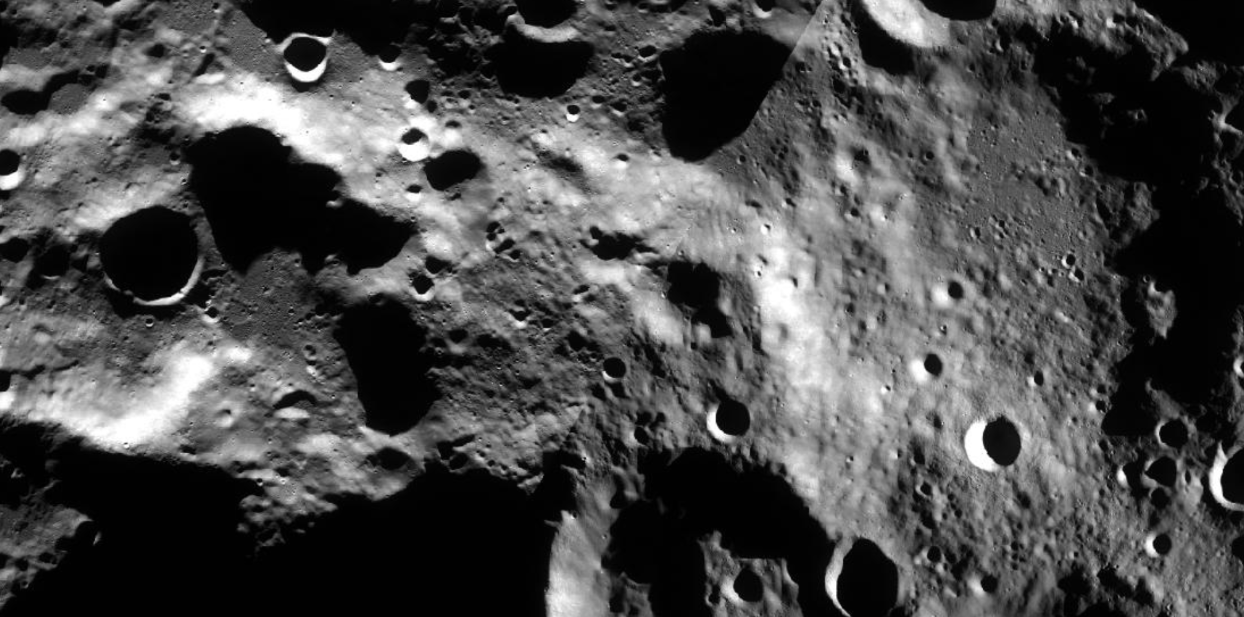
#> input picture data/raw/lunar_reference/LRO/quickmap-lroc.png, 1244 x 617 px
$ python -i structure_representation.py   (imports and definitions only)   (older library calls are emulated)
#> lines starting #> are read from the running program, lines starting #| are printed output that depends on the picture
### src/structure/gradients.py
"""Gradient computation module for lunar image structural analysis.

Provides functions to compute Sobel directional gradients (Gx, Gy),
gradient magnitude, and gradient orientation fields for lunar terrain imagery.
"""

from typing import Dict, Tuple, Union
import cv2
import numpy as np


def validate_grayscale(image: np.ndarray) -> np.ndarray:
    """Validate and convert input image to a standard single-channel 2D uint8/float32 array.

    Args:
        image: Input image array (2D grayscale or 3D BGR/RGB).

    Returns:
        np.ndarray: 2D single-channel grayscale image.

    Raises:
        ValueError: If input is None, empty, or has unsupported dimensions.
        TypeError: If input is not a numpy ndarray.
    """
    if not isinstance(image, np.ndarray):
        raise TypeError(f"Expected image to be numpy.ndarray, got {type(image).__name__}")

    if image.size == 0:
        raise ValueError("Input image is empty.")

    if image.ndim == 3:
        if image.shape[2] == 3:
            image = cv2.cvtColor(image, cv2.COLOR_BGR2GRAY)
        elif image.shape[2] == 4:
            image = cv2.cvtColor(image, cv2.COLOR_BGRA2GRAY)
        elif image.shape[2] == 1:
            image = image.squeeze(axis=2)
        else:
            raise ValueError(f"Unsupported number of channels: {image.shape[2]}")
    elif image.ndim != 2:
        raise ValueError(f"Expected 2D or 3D image, got array with {image.ndim} dimensions.")

    return image


def compute_gradients(
    image: np.ndarray,
    ksize: int = 3,
    dtype: int = cv2.CV_64F,
) -> Tuple[np.ndarray, np.ndarray]:
    """Compute directional Sobel gradients in X and Y directions.

    Args:
        image: Input 2D grayscale image.
        ksize: Size of the extended Sobel kernel; must be 1, 3, 5, or 7.
        dtype: Output image depth (default cv2.CV_64F to prevent clipping).

    Returns:
        Tuple[np.ndarray, np.ndarray]: (gx, gy) gradient matrices.
    """
    gray = validate_grayscale(image)
    if ksize not in (1, 3, 5, 7):
        raise ValueError(f"Sobel ksize must be 1, 3, 5, or 7, got {ksize}")

    gx = cv2.Sobel(gray, dtype, 1, 0, ksize=ksize)
    gy = cv2.Sobel(gray, dtype, 0, 1, ksize=ksize)
    return gx, gy


def compute_gradient_magnitude(
    gx: np.ndarray,
    gy: np.ndarray,
    normalize: bool = True,
) -> np.ndarray:
    """Compute gradient magnitude from Sobel X and Y gradients.

    Args:
        gx: Sobel gradient in X direction.
        gy: Sobel gradient in Y direction.
        normalize: If True, normalizes output to [0, 255] uint8.
                   If False, returns raw float magnitude.

    Returns:
        np.ndarray: Gradient magnitude array.
    """
    if gx.shape != gy.shape:
        raise ValueError(f"Shape mismatch between gx {gx.shape} and gy {gy.shape}")

    magnitude = cv2.magnitude(gx.astype(np.float64), gy.astype(np.float64))

    if normalize:
        max_val = np.max(magnitude)
        if max_val > 1e-8:
            norm_mag = (magnitude / max_val * 255.0).astype(np.uint8)
        else:
            norm_mag = np.zeros_like(magnitude, dtype=np.uint8)
        return norm_mag

    return magnitude


def compute_gradient_orientation(
    gx: np.ndarray,
    gy: np.ndarray,
    in_degrees: bool = True,
) -> np.ndarray:
    """Compute gradient orientation angle from Sobel X and Y gradients.

    Args:
        gx: Sobel gradient in X direction.
        gy: Sobel gradient in Y direction.
        in_degrees: If True, returns angles in [0, 360) degrees.
                    If False, returns angles in [-pi, pi] radians.

    Returns:
        np.ndarray: Gradient orientation array.
    """
    if gx.shape != gy.shape:
        raise ValueError(f"Shape mismatch between gx {gx.shape} and gy {gy.shape}")

    if in_degrees:
        orientation = cv2.phase(gx.astype(np.float64), gy.astype(np.float64), angleInDegrees=True)
    else:
        orientation = np.arctan2(gy.astype(np.float64), gx.astype(np.float64))

    return orientation


def compute_gradient_field(
    image: np.ndarray,
    ksize: int = 3,
    normalize_magnitude: bool = True,
) -> Dict[str, np.ndarray]:
    """Compute complete gradient field representation (gx, gy, magnitude, orientation).

    Args:
        image: Input 2D grayscale image.
        ksize: Size of the Sobel kernel (1, 3, 5, or 7).
        normalize_magnitude: Whether to normalize magnitude to [0, 255] uint8.

    Returns:
        Dict[str, np.ndarray]: Dictionary containing:
            - 'gx': Horizontal gradient
            - 'gy': Vertical gradient
            - 'magnitude': Gradient magnitude
            - 'orientation': Orientation in degrees [0, 360)
    """
    gx, gy = compute_gradients(image, ksize=ksize)
    magnitude = compute_gradient_magnitude(gx, gy, normalize=normalize_magnitude)
    orientation = compute_gradient_orientation(gx, gy, in_degrees=True)

    return {
        "gx": gx,
        "gy": gy,
        "magnitude": magnitude,
        "orientation": orientation,
    }

### src/structure/edges.py
"""Edge extraction module for lunar image structural representation.

Provides functions to extract edge maps using Canny algorithms, auto-tuned thresholds,
and edge density computations for structural terrain analysis.
"""

from typing import Tuple, Union
import cv2
import numpy as np

from src.structure.gradients import validate_grayscale


def extract_canny_edges(
    image: np.ndarray,
    low_threshold: int = 50,
    high_threshold: int = 150,
    aperture_size: int = 3,
    l2_gradient: bool = True,
) -> np.ndarray:
    """Extract edge map using Canny edge detector.

    Args:
        image: Input 2D grayscale image.
        low_threshold: Lower threshold for the hysteresis procedure.
        high_threshold: Upper threshold for the hysteresis procedure.
        aperture_size: Aperture size for the Sobel operator (3, 5, or 7).
        l2_gradient: If True, uses more accurate L2 norm sqrt((dI/dx)^2 + (dI/dy)^2).

    Returns:
        np.ndarray: Binary uint8 edge map where edge pixels are 255 and others are 0.
    """
    gray = validate_grayscale(image)

    if gray.dtype != np.uint8:
        # Scale to uint8 if needed
        norm_gray = cv2.normalize(gray, None, 0, 255, cv2.NORM_MINMAX)
        gray_u8 = norm_gray.astype(np.uint8)
    else:
        gray_u8 = gray

    if aperture_size not in (3, 5, 7):
        raise ValueError(f"aperture_size must be 3, 5, or 7, got {aperture_size}")

    if low_threshold < 0 or high_threshold < 0:
        raise ValueError("Thresholds must be non-negative integers.")

    if low_threshold > high_threshold:
        low_threshold, high_threshold = high_threshold, low_threshold

    edges = cv2.Canny(
        gray_u8,
        threshold1=low_threshold,
        threshold2=high_threshold,
        apertureSize=aperture_size,
        L2gradient=l2_gradient,
    )
    return edges


# [41 lines left out: function extract_auto_canny_edges, not called in this run]


def compute_edge_density(edge_map: np.ndarray) -> float:
    """Compute edge density (ratio of non-zero edge pixels to total pixels).

    Args:
        edge_map: Binary edge map.

    Returns:
        float: Edge density value in range [0.0, 1.0].
    """
    if edge_map.size == 0:
        return 0.0
    edge_pixels = np.count_nonzero(edge_map)
    return float(edge_pixels / edge_map.size)

### src/structure/terrain_features.py
"""Lunar terrain features module for structural correspondence.

Extracts illumination-invariant local morphological relief, crater rim indicators,
and multi-scale structural descriptors from lunar surface imagery.
"""

from typing import Any, Dict, List, Optional, Tuple
import cv2
import numpy as np

from src.structure.gradients import validate_grayscale


def extract_morphological_relief(
    image: np.ndarray,
    kernel_size: int = 5,
    morph_type: str = "gradient",
) -> np.ndarray:
    """Extract morphological terrain relief map.

    Morphological operations highlight surface elevations, crater boundaries, and ridges
    while reducing low-frequency sun illumination variations.

    Args:
        image: Input 2D grayscale image.
        kernel_size: Structuring element diameter (odd integer >= 3).
        morph_type: Type of operation ('gradient', 'tophat', 'blackhat', 'relief').
            - 'gradient': Morphological gradient (Dilation - Erosion).
            - 'tophat': Top-Hat (Image - Opening), highlights bright peaks/rims.
            - 'blackhat': Black-Hat (Closing - Image), highlights dark crater floors/shadows.
            - 'relief': Combined Top-Hat + Black-Hat contrast enhancement.

    Returns:
        np.ndarray: Single-channel uint8 morphological feature map.
    """
    gray = validate_grayscale(image)

    if gray.dtype != np.uint8:
        norm_gray = cv2.normalize(gray, None, 0, 255, cv2.NORM_MINMAX)
        gray_u8 = norm_gray.astype(np.uint8)
    else:
        gray_u8 = gray

    if kernel_size % 2 == 0 or kernel_size < 3:
        raise ValueError(f"kernel_size must be an odd integer >= 3, got {kernel_size}")

    kernel = cv2.getStructuringElement(cv2.MORPH_ELLIPSE, (kernel_size, kernel_size))

    if morph_type == "gradient":
        result = cv2.morphologyEx(gray_u8, cv2.MORPH_GRADIENT, kernel)
    elif morph_type == "tophat":
        result = cv2.morphologyEx(gray_u8, cv2.MORPH_TOPHAT, kernel)
    elif morph_type == "blackhat":
        result = cv2.morphologyEx(gray_u8, cv2.MORPH_BLACKHAT, kernel)
    elif morph_type == "relief":
        tophat = cv2.morphologyEx(gray_u8, cv2.MORPH_TOPHAT, kernel)
        blackhat = cv2.morphologyEx(gray_u8, cv2.MORPH_BLACKHAT, kernel)
        result = cv2.addWeighted(tophat, 0.5, blackhat, 0.5, 0)
    else:
        raise ValueError(f"Unknown morph_type: {morph_type}. Choose from gradient, tophat, blackhat, relief.")

    return result


# [53 lines left out: function extract_crater_candidates, not called in this run]


def extract_terrain_descriptor_map(
    image: np.ndarray,
    kernel_size: int = 5,
) -> np.ndarray:
    """Compute a multi-cue structural terrain descriptor map.

    Combines morphological gradient with Laplacian edge response to produce
    an illumination-resilient terrain representation suitable for candidate correlation.

    Args:
        image: Input 2D grayscale image.
        kernel_size: Kernel size for morphological filtering.

    Returns:
        np.ndarray: uint8 2D terrain descriptor map in range [0, 255].
    """
    gray = validate_grayscale(image)

    if gray.dtype != np.uint8:
        norm_gray = cv2.normalize(gray, None, 0, 255, cv2.NORM_MINMAX)
        gray_u8 = norm_gray.astype(np.uint8)
    else:
        gray_u8 = gray

    # 1. Morphological relief
    morph_grad = extract_morphological_relief(gray_u8, kernel_size=kernel_size, morph_type="relief")

    # 2. Laplacian of Gaussian for terrain ridge/rim features
    blurred = cv2.GaussianBlur(gray_u8, (3, 3), 0)
    laplacian = cv2.Laplacian(blurred, cv2.CV_64F, ksize=3)
    laplacian_abs = np.abs(laplacian)
    lap_u8 = cv2.normalize(laplacian_abs, None, 0, 255, cv2.NORM_MINMAX).astype(np.uint8)

    # 3. Fuse morphological relief and Laplacian contours
    fused = cv2.addWeighted(morph_grad, 0.6, lap_u8, 0.4, 0)
    return fused

### src/structure/structure_representation.py
"""Comprehensive structural representation module for lunar imagery.

Fuses gradient fields, Canny edge boundaries, orientation patterns, and morphological
terrain descriptors into a unified structural representation for illumination-invariant
matching and candidate search.
"""

from dataclasses import dataclass
from typing import Any, Dict, Optional, Tuple
import cv2
import numpy as np

from src.structure.edges import compute_edge_density, extract_canny_edges
from src.structure.gradients import (
    compute_gradient_field,
    validate_grayscale,
)
from src.structure.terrain_features import extract_terrain_descriptor_map


@dataclass
class StructuralRepresentation:
    """Dataclass holding all extracted structural layers for an image."""

    original_shape: Tuple[int, int]
    gradient_magnitude: np.ndarray
    gradient_orientation: np.ndarray
    edges: np.ndarray
    terrain_map: np.ndarray
    composite: np.ndarray
    edge_density: float
    metadata: Dict[str, Any]

    # [76 lines left out: functions to_dict, extract_structure_representation, not called in this run]

>>> import cv2
>>> picture = cv2.imread('../../data/raw/lunar_reference/LRO/quickmap-lroc.png')
#> picture is the input picture: shape (617, 1244, 3); mean B, G, R 74.5, 74.5, 74.5
>>> result = extract_structure_representation(picture)
#> in compute_gradient_magnitude, `magnitude = cv2.magnitude(gx.astype(np.float64), gy.astype(np.float64))`:
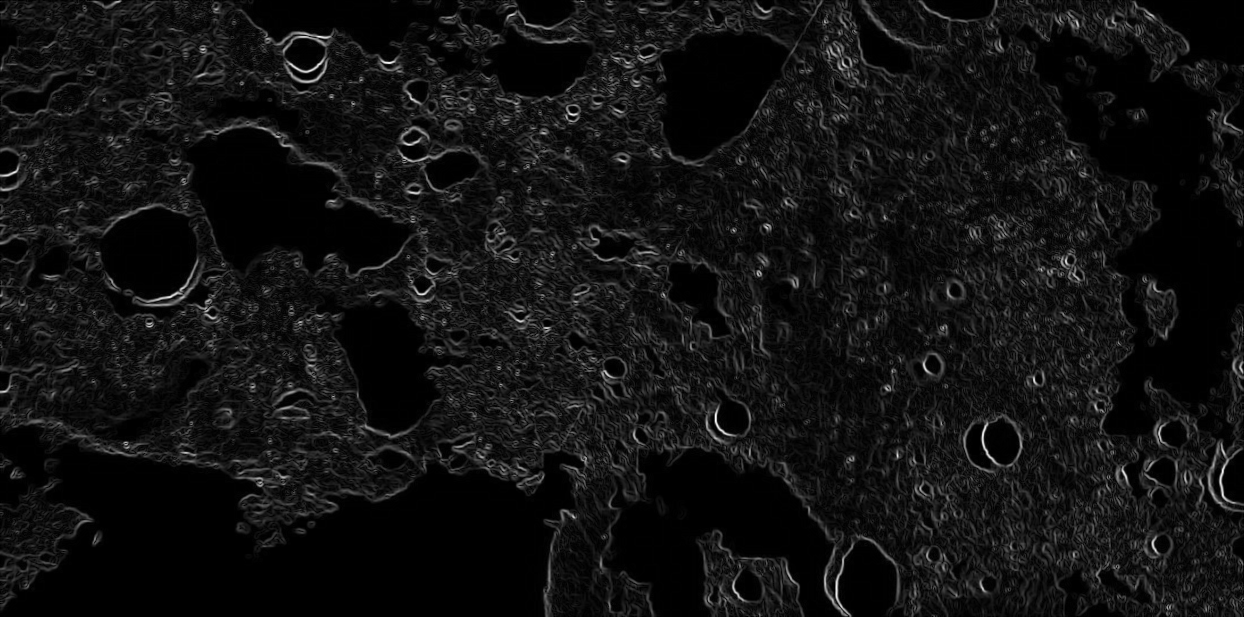
#> magnitude: shape (617, 1244) float64; min 0, max 900.1, mean 64.7; drawn with min black and max white
#> in compute_gradient_magnitude, `max_val = np.max(magnitude)`: max_val = 900.1
#> in compute_gradient_orientation, `orientation = cv2.phase(gx.astype(np.float64), gy.astype(np.float64), ..`:
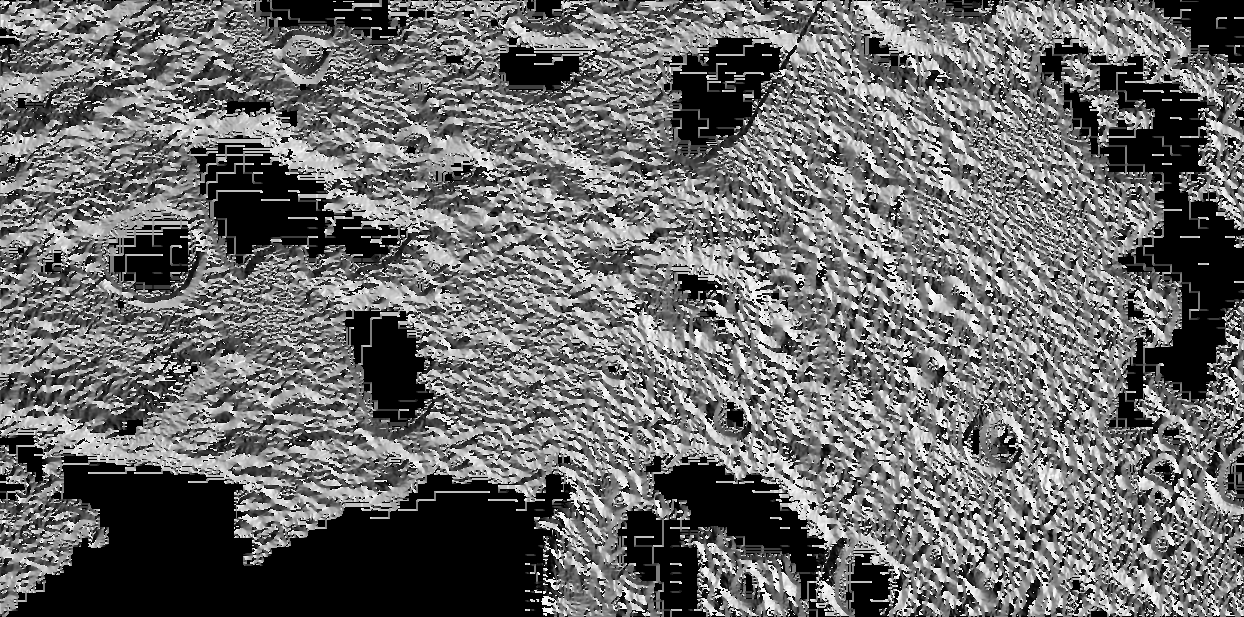
#> orientation: shape (617, 1244) float64; min 0, max 359.9, mean 150.6; drawn with min black and max white
#> in extract_structure_representation, `grad_field = compute_gradient_field(gray, ksize=sobel_ksize, normalize..`: grad_field = 4 items
#> in extract_canny_edges, `edges = cv2.Canny( gray_u8, threshold1=low_threshold, threshold2=high_..`:
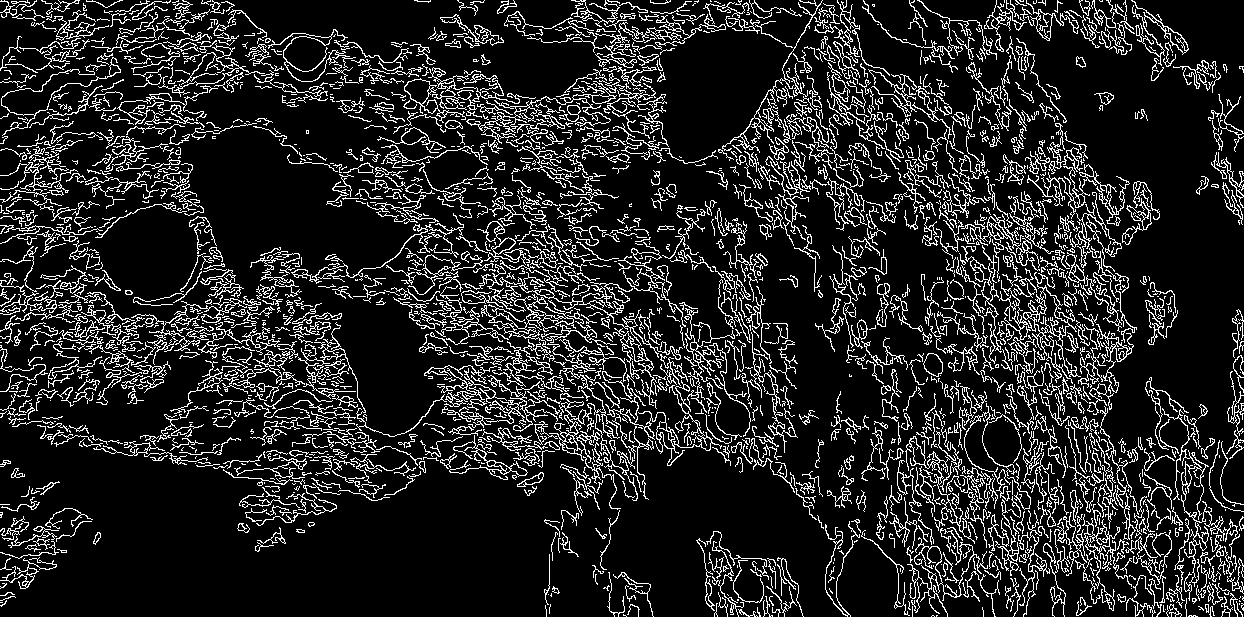
#> edges: shape (617, 1244); 14.4% white in thin lines or dots
#> in compute_edge_density, `edge_pixels = np.count_nonzero(edge_map)`: edge_pixels = 110582
#> in extract_structure_representation, `edge_dens = compute_edge_density(edges)`: edge_dens = 0.144
#> in extract_terrain_descriptor_map, `laplacian = cv2.Laplacian(blurred, cv2.CV_64F, ksize=3)`:
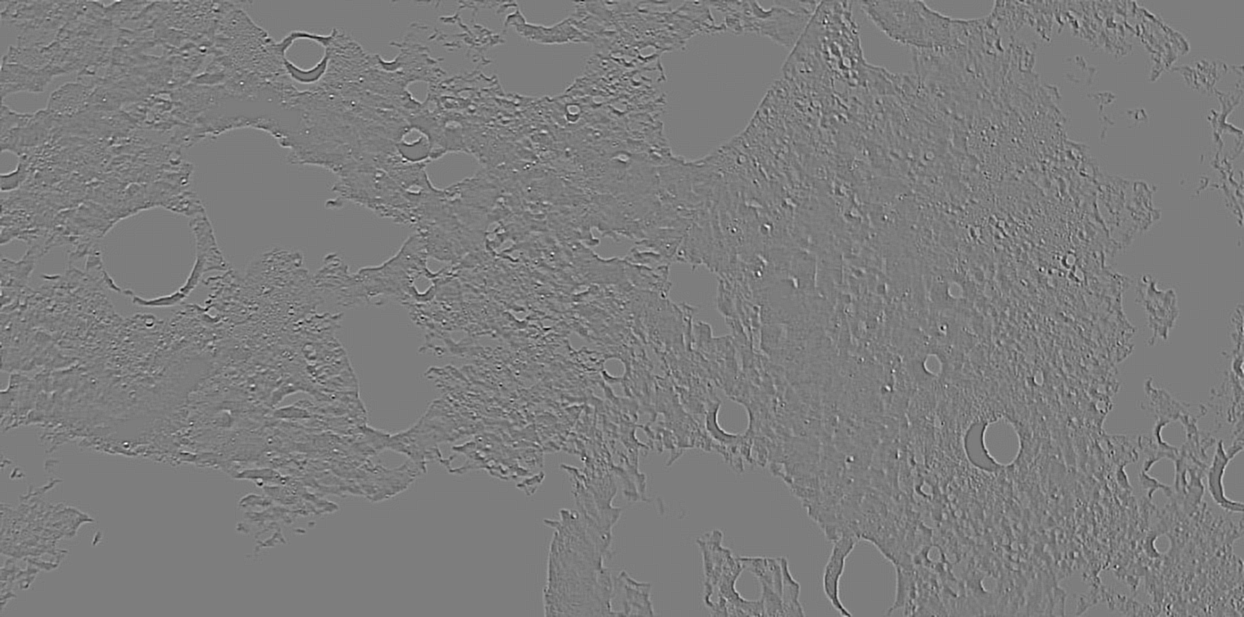
#> laplacian: shape (617, 1244) float64; min -366, max 378, mean 0; drawn with min black and max white
#> in extract_structure_representation, `composite = cv2.normalize(composite, None, 0, 255, cv2.NORM_MINMAX).as..`:
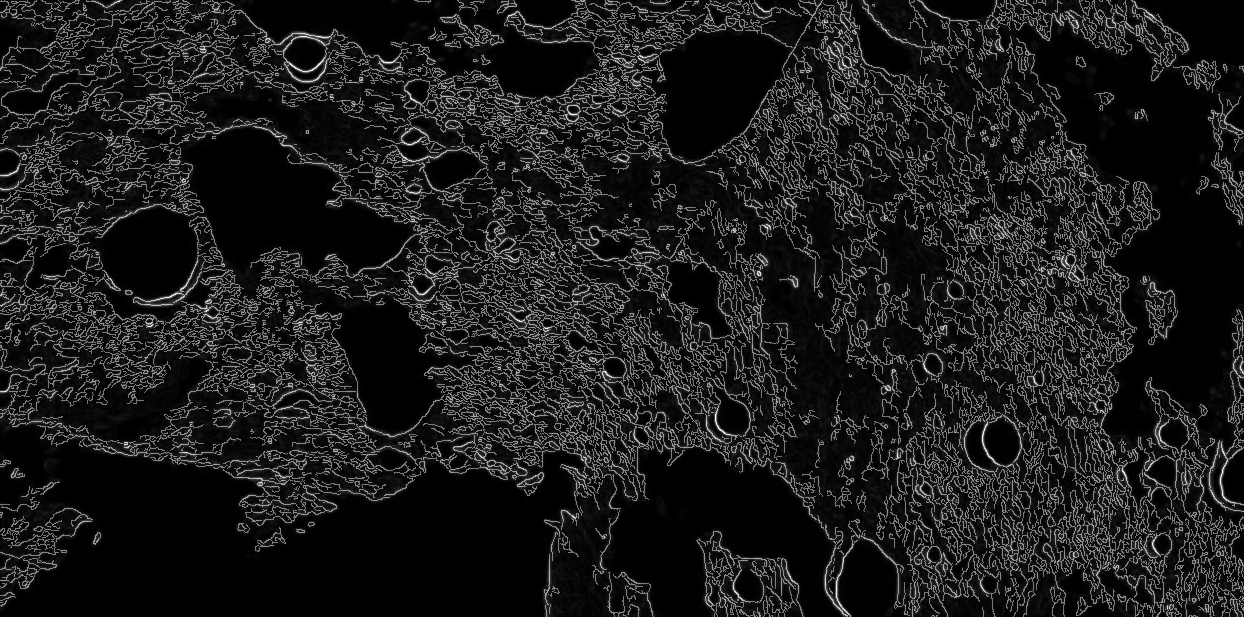
#> composite: shape (617, 1244); min 0, max 255, mean 27.9
